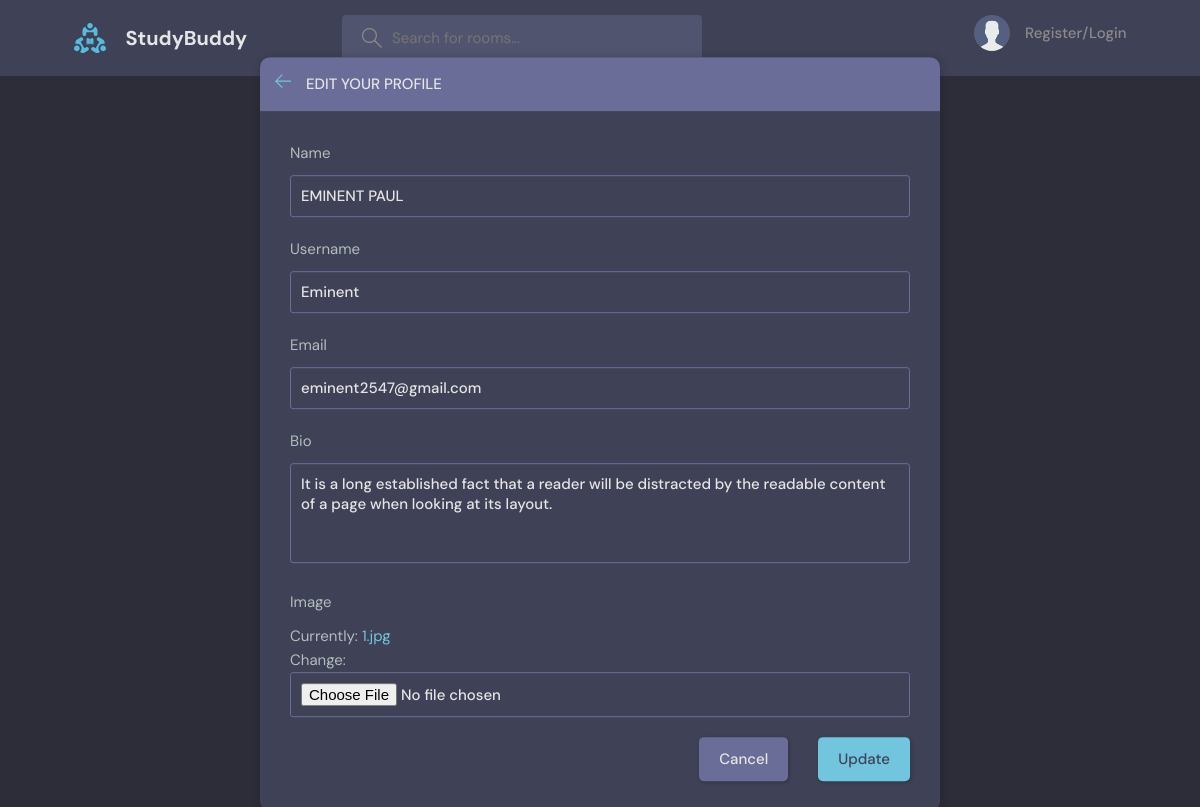
/edit/1/User/Update/User-Profile, run on the app's committed database.
### base/models.py (models this page shows)
class User(AbstractUser):
    name = models.CharField(max_length=200, null=True, blank=True)
    email = models.EmailField(unique=True, null=True)
    bio = models.TextField(null=True, blank=True)
    image = models.ImageField(null=True, default='avatar.svg')
    USERNAME_FIELD = 'email'
    REQUIRED_FIELDS = []

### base/views.py (the view)
# urls.py: path('edit/<str:pk>/User/Update/User-Profile', views.editProfile, name='edit-user'),
def editProfile(request, pk):
    user = User.objects.get(id=pk)
    form = UpdateUserProfie(instance=user)
    if request.method == 'POST':
        update = UpdateUserProfie(request.POST, request.FILES, instance=user)
        if update.is_valid():
            update.save()
            return redirect('profile', pk=user.id)
    return render(request, 'edit-user.html', {'form':form})

### base/form.py
class UpdateUserProfie(ModelForm):
    class Meta:
        model = User
        fields = ['name', 'username', 'email', 'bio', 'image']

### templates/edit-user.html (shortened to what this page needs)
{% extends 'navbar.html' %}
{% block content %}
    <main class="update-account layout">
        <div class="container">
            <div class="layout__box">
                <div class="layout__boxHeader">
                    <div class="layout__boxTitle">
                        <a href="{{request.META.HTTP_REFERER}}">
                            <svg version="1.1" xmlns="http://www.w3.org/2000/svg" width="32" height="32"
                                viewBox="0 0 32 32">
                                <title>arrow-left</title>
                                <path
                                    d="M13.723 2.286l-13.723 13.714 13.719 13.714 1.616-1.611-10.96-10.96h27.625v-2.286h-27.625l10.965-10.965-1.616-1.607z">
                                </path>
                            </svg>
                        </a>
                        <h3>Edit your profile</h3>
                    </div>
                </div>
                <div class="layout__body">
                    <form class="form" action="" METHOD="post" enctype="multipart/form-data">
                        {% for field in form %}
                        <div class="form__group">
                            <label for="profile_pic">{{field.label}}</label>
                            {{field}}
                        </div>
                        {% endfor %}
                        <div class="form__action">
                            <a class="btn btn--dark" href="{{request.META.HTTP_REFERER}}">Cancel</a>
                            <button class="btn btn--main" type="submit">Update</button>
                        </div>
                    </form>
                </div>
            </div>
        </div>
    </main>
{% endblock %}

### static/styles/style.css (style rules this page uses)
:root { --color-main: #71c6dd; --color-main-light: #e1f6fb; --color-dark: #3f4156; --color-dark-medium: #51546e; --color-dark-light: #696d97; --color-light: #e5e5e5; --color-gray: #8b8b8b; --color-light-gray: #b2bdbd; --color-bg: #2d2d39; --color-success: #5dd693; --color-error: #fc4b0b; }
* { font-family: "DM Sans", -apple-system, BlinkMacSystemFont, "Segoe UI", Roboto, Oxygen, Ubuntu, Cantarell, "Open Sans", "Helvetica Neue", sans-serif; margin: 0; padding: 0; box-sizing: border-box; text-rendering: optimizeLegibility; font-size: inherit; }
html { font-size: 56.25%; }
@media only screen and (min-width: 1200px) { html { font-size: 62.5%; } }
body { line-height: 1.6; font-weight: 400; font-size: 1.5rem; color: var(--color-light-gray); background-color: var(--color-bg); min-height: 100vh; }
a { display: inline-block; color: var(--color-main); text-decoration: none; }
.container { max-width: 120rem; width: 90%; margin: auto; }
.btn { background-color: transparent; border: none; display: inline-flex; align-items: center; gap: 1rem; cursor: pointer; transition: all ease-in-out 0.3s; padding: 1rem 2rem; border-radius: 5px; box-shadow: 1px 1px 3px 1px rgba(0, 0, 0, 0.15); font-weight: 500; }
.btn--main { background-color: var(--color-main); color: var(--color-dark); }
.btn--dark { background-color: var(--color-dark-light); color: var(--color-light); }
.layout { margin-top: 2.4rem; }
.layout > .container { display: flex; justify-content: space-between; align-items: flex-start; }
.layout__box { width: 90%; max-width: 48rem; min-height: 40rem; position: absolute; top: 50%; left: 50%; transform: translate(-50%, -46%); background-color: var(--color-dark); border-radius: 1rem; box-shadow: 1px 1px 6px 3px rgba(0, 0, 0, 0.1); overflow: hidden; }
.layout__boxHeader { display: flex; padding: 1.5rem; background-color: var(--color-dark-light); }
.layout__boxTitle { display: flex; gap: 1.5rem; align-items: center; }
.layout__boxTitle h3 { text-transform: uppercase; font-weight: 500; color: var(--color-light); }
.layout__boxTitle svg { width: 1.6rem; height: 1.6rem; fill: var(--color-main); }
.layout__body { margin: 3rem; }
.form__group { margin-bottom: 2rem; width: 100%; }
.form__group label { display: block; font-size: 1.5rem; margin-bottom: 1rem; }
.form__group input, .form__group textarea, .form__group select { background: transparent; border: 1px solid var(--color-dark-light); padding: 1rem; border-radius: 3px; width: 100%; color: var(--color-light); font-weight: 500; outline: none; }
.form__group textarea { background: transparent; height: 10rem; resize: none; }
.form__action { display: flex; justify-content: flex-end; gap: 3rem; }
.update-account.layout .layout__box { max-width: 68rem; }

### data on the page
User: form "EMINENT PAUL" "Eminent" "eminent2547@gmail.com" "It is a long established fact that a reader will be distracted by the readable content of a page when looking at its layout."

### other printed values
{{ field.label }} "Name" "Username" "Email" "Bio" "Image"
